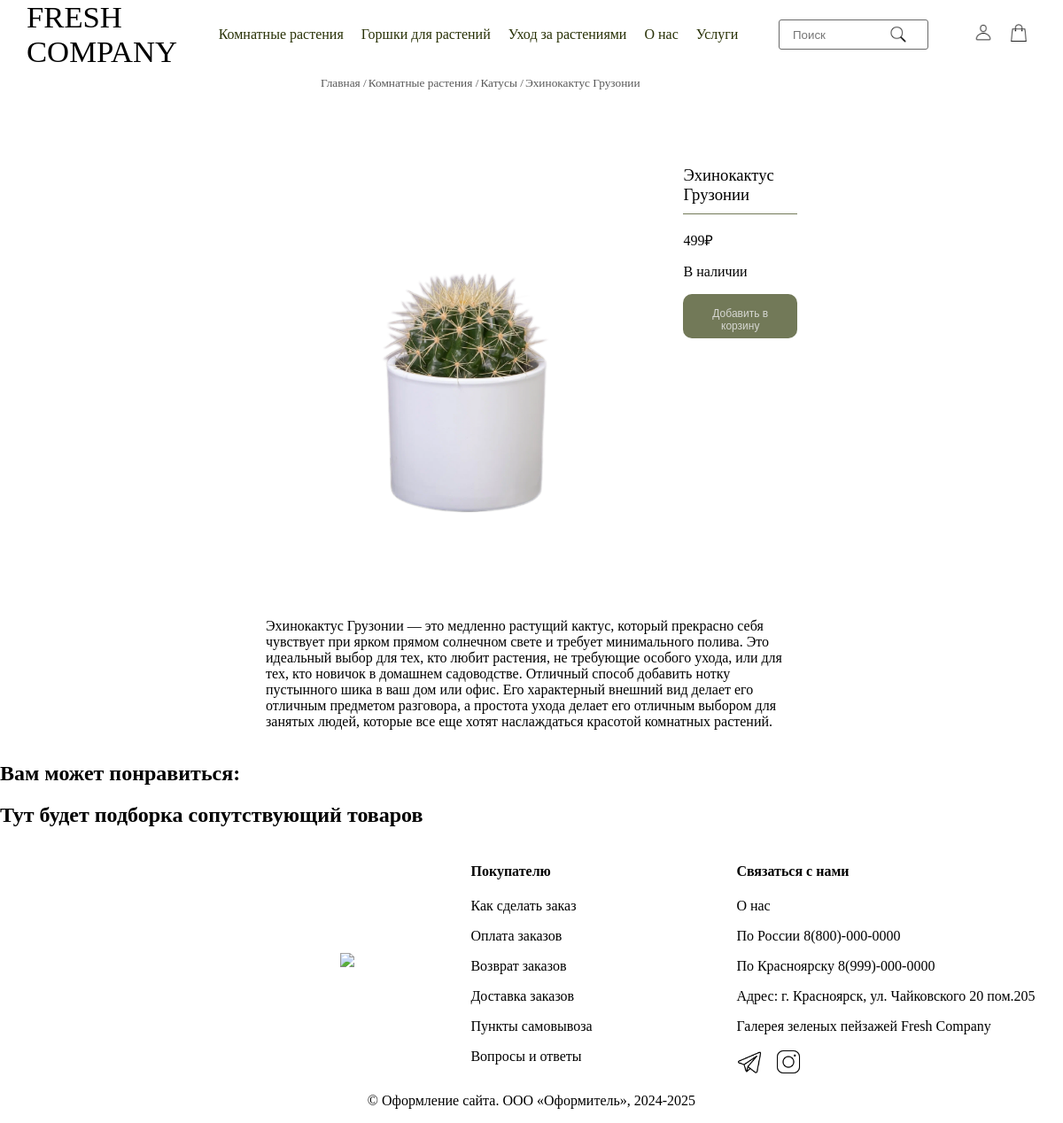
The page /flowers/ehinokaktus-gruzoni/ on the database as committed earlier.
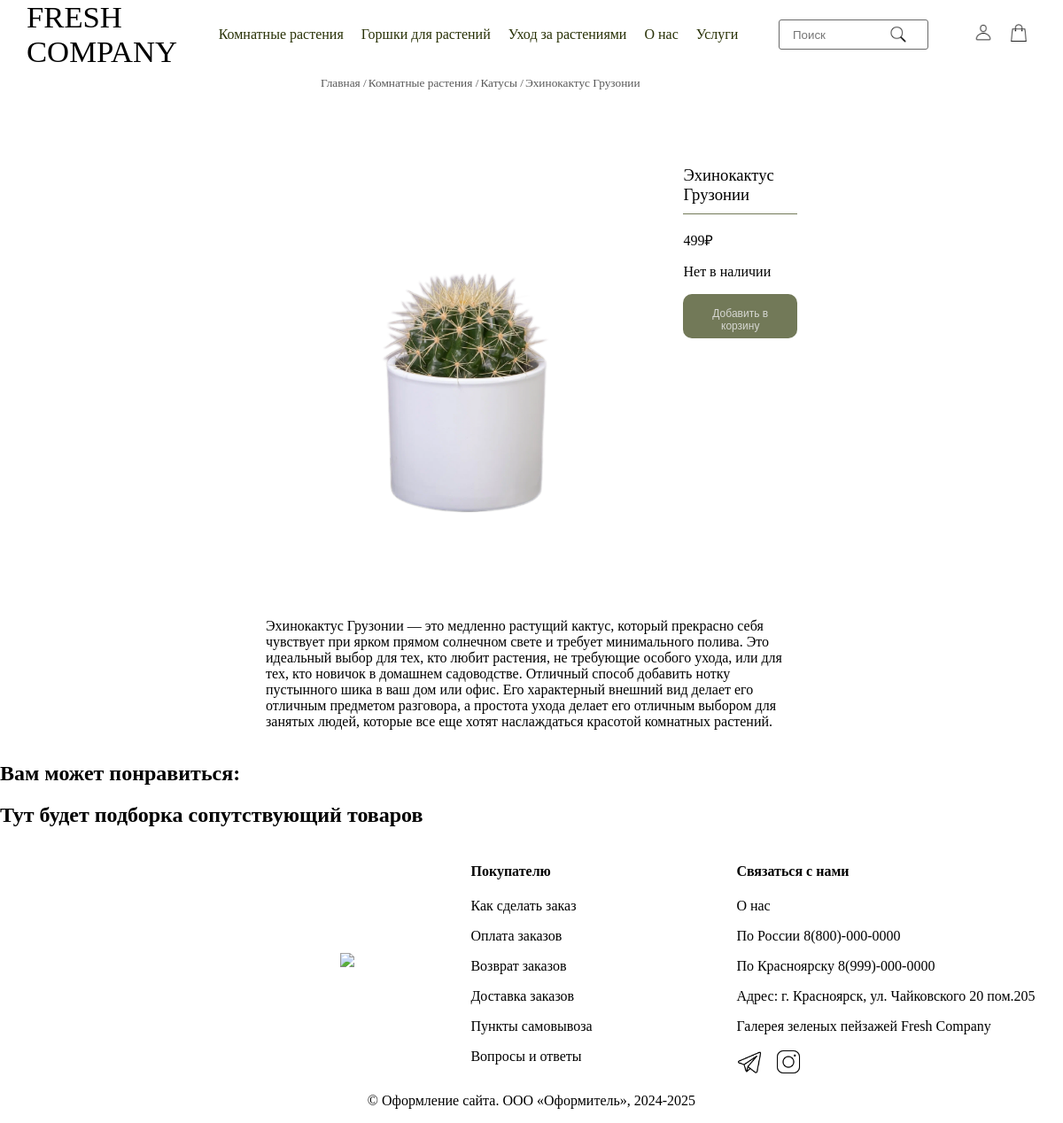
The same page on the database as committed later.
### flowers/models.py (models this page shows, shortened)
class Category(models.Model):
    title = models.CharField(max_length=50, verbose_name='Название')
    slug = models.CharField(max_length=50, verbose_name='Слаг')
    class Meta:
        verbose_name = 'Категория'
        verbose_name_plural = 'Категории'
    def __str__(self):
        return self.title

class Flowers(models.Model):
    product = models.CharField(max_length=50,  blank=True, null=True, verbose_name='Продукт')
    title = models.CharField(max_length=100, verbose_name='Название')
    text = models.CharField(max_length=1500, verbose_name='Описание')
    price = models.IntegerField(verbose_name='Цена')
    slug = models.CharField(max_length=50, verbose_name='Слаг')
    category = models.ForeignKey(Category, on_delete=models.CASCADE, verbose_name='Категория')
    image = models.ImageField(upload_to="flowers_images", blank=True, null=True, verbose_name='Изображение')
    quantity = models.IntegerField(verbose_name='Количество', blank=True, null=True)
    class Meta:
        verbose_name = 'Растение'
        verbose_name_plural = 'Растения'

### flowers/views.py (the view)
# urls.py: path('flowers/<slug:slug>/', flowers.FlowerDetailView.as_view(), name='flower'),
class FlowerDetailView(DetailView):
    model = Flowers
    template_name = 'flower.html'
    context_object_name = 'flower'
    slug_url_kwarg = 'slug'
    def get_context_data(self, **kwargs):
        context = super().get_context_data(**kwargs)
        flower = Flowers.objects.get(slug=self.kwargs['slug'])
        category = Category.objects.get(title=flower.category)
        context['category'] = category
        context['flower'] = flower
        return context

### flowers/templates/flower.html (shortened to what this page needs)
{% extends "base.html" %}
{% load static %}
{% block head_title %}
    <link rel="stylesheet" href="{% static 'css/flower_style.css' %}" />
{% endblock head_title %}
{% block base_content %}
<div class="breadcrumb">
    <ul>
        <li class="breadcrumb_item"><a href="{% url 'main' %}">Главная /</a></li>
        <li class="breadcrumb_item"><a href="{% url 'flowers' %}">Комнатные растения /</a></li>
        <li class="breadcrumb_item"><a href="{% url 'categories' slug=category.slug %}">{{ category.title }} /</a></li>
        <li class="breadcrumb_item"><a href="{% url 'flower' slug=flower.slug %}">{{ flower.title }}</a></li>
    </ul>
</div>
<section class="flower-list">
    <div class="flower-img">
        <img src="{{ flower.image.url }}">
    </div>
    <div class="flower-property">
        <p class="flower-title">{{ flower.title }}</p>
        <p>{{ flower.price }}₽</p>
        {% if flower.quantity > 0 %}
            <p>В наличии</p>
        {% else %}
            <p>Нет в наличии</p>
        {% endif %}
        <div class="cart">
            <button type="submit">Добавить в корзину</button>
        </div>
    </div>
    <p class="flower-text">{{ flower.text }}</p>
</section>
<section class="trade">
    <h1>Вам может понравиться:</h1>
    <h1>Тут будет подборка сопутствующий товаров</h1>
</section>
{% endblock base_content %}

### templates/base.html (shortened to what this page needs)
<!DOCTYPE html>
{% load static %}
<html lang="en">
<head>
    <link rel="stylesheet" href="{% static 'css/base_style.css' %}" />
    {% block head_title %}
    {% endblock head_title %}
</head>
<body>
    <nav class="nav_main">
        <div class="logo">
            <a href="{% url 'main' %}">FRESH COMPANY</a>
        </div>
        <div class="networks">
            <a href="{% url 'flowers' %}">Комнатные растения</a>
            <a href="#">Горшки для растений</a>
            <a href="#">Уход за растениями</a>
            <a href="{% url 'about' %}">О нас</a>
            <a href="{% url 'services' %}">Услуги</a>
        </div>
        <div class="find">
            <form>
                <input type="text" placeholder="Поиск">
                <button type="submit"><img src="{% static 'icons/icons_find.jpg' %}"></button>
            </form>
        </div>
        <div class="user">
            {% if user.is_authenticated %}
            <div class="dropdown-user">
                <button onclick="myFunction()" class="drop-btn">{{user.username}}</button>
                <div id="myDropdown" class="dropdown-content">
                    <a href="{% url 'profile' %}">Личный кабинет</a>
                    <a href="{% url 'logout' %}">Выйти</a>
                </div>
            </div>
            {% else %}
                <a href="{% url 'login' %}"><img class="auth" src="{% static 'icons/icons_user.jpg' %}"></a>
            {% endif %}
            {% if user.is_authenticated %}
            <a href="{% url 'cart' %}" class="base-total-quantity">
                <img src="{% static 'icons/icons_cart.jpg' %}">
            </a>
            {% else %}
                <a href="{% url 'login' %}"><img src="{% static 'icons/icons_cart.jpg' %}"></a>
            {% endif %}
        </div>
    </nav>
    {% block base_content %}
    {% endblock base_content %}
    <section class="basement">
        <div class="logo_basement">
            <img src="{% static 'images/logo.jpg' %}">
        </div>
        <div class="info">
            <h4>Покупателю</h4>
            <p>Как сделать заказ</p>
            <p>Оплата заказов</p>
            <p>Возврат заказов</p>
            <p>Доставка заказов</p>
            <p>Пункты самовывоза</p>
            <p>Вопросы и ответы</p>
        </div>
        <div class="connection">
            <h4>Связаться с нами</h4>
            <p>О нас</p>
            <p>По России 8(800)-000-0000</p>
            <p>По Красноярску 8(999)-000-0000</p>
            <p>Адрес: г. Красноярск, ул. Чайковского 20 пом.205</p>
            <p>Галерея зеленых пейзажей Fresh Company</p>
            <img src="{% static 'icons/icons_telegram.jpg' %}">
            <img src="{% static 'icons/icons_instagram.jpg' %}">
        </div>
    </section>
    <p class="author">&#169 Оформление сайта. ООО «Оформитель», 2024-2025</p>
</body>
</html>

### static/css/base_style.css (style rules this page uses)
body { margin: 0; }
.nav_main { display: grid; grid-template-columns: 20% 50% 15% 15%; height: 50px; }
nav .networks { grid-column: 2; display: flex; gap: 20px; justify-self: center; align-self: center; }
.networks a { text-decoration: none; color: rgba(40, 49, 6, 1); border-bottom: none; }
nav .find { grid-column: 3; justify-self: center; align-self: center; }
nav form { position: relative; width: 100px; }
.find input { border: none; border-radius: 2px; outline: 1px solid DimGrey; background: transparent; }
.find button { border: none; outline: none; background: transparent; }
.find input { width: 150px; height: 30px; padding-left: 15px; }
.find button { position: absolute; top: 0; right: -50px; cursor: pointer; }
.find img { position: relative; top: 5px; height: 20px; width: 20px; }
nav .user { display: flex; gap: 10px; grid-column: 4; justify-self: end; align-self: center; padding-right: 30px; }
.user img { width: 20px; height: 20px; padding-right: 10px; }
.basement { display: grid; grid-template-columns: repeat(3, 1fr); }
.basement>.logo_basement { justify-self: end; align-self: center; }
.basement>.connection, .basement>.info { justify-self: center; align-self: start; }
.logo_basement img { height: 200px; }
.connection img { height: 30px; padding-right: 10px; }
.author { text-align: center; }

### flowers/static/css/flower_style.css (style rules this page uses)
.breadcrumb { margin-left: 320px; padding-top: 20px; }
.breadcrumb ul { display: flex; list-style: none; }
.breadcrumb li { font-size: 10pt; padding-left: 2px; }
.breadcrumb a { text-decoration: none; color: rgba(88, 88, 88, 1); border-bottom: 2px solid rgba(67, 102, 205, 0); }
.flower-list { display: grid; grid-template-column: 1fr 1fr; gap: 10px; margin: 0 25% 0 25%; width: 50%; padding-top: 50px; }
.flower-img img { width: 450px; height: 500px; }
.flower-list>.flower-property { grid-column: 2; }
.flower-list>.flower-text { grid-column: 1 / span 2; }
.flower-title { font-size: 14pt; border-bottom: 1px solid rgba(114, 121, 88, 1); padding-bottom: 10px; }
.cart button { height: 50px; border-style: none; background-color: rgba(114, 121, 88, 1); padding: 15px 32px; text-align: center; text-decoration: none; display: inline-block; font-size: 12px; border-radius: 10px; color: rgba(214, 215, 210, 1) }

Rows that differ between the two databases and show on the page:
changed Flowers "Эхинокактус Грузонии": quantity 1 → 0 (drawn)
Other text that changed with them:
text no longer shown: "В наличии"
text now shown: "Нет в наличии"
